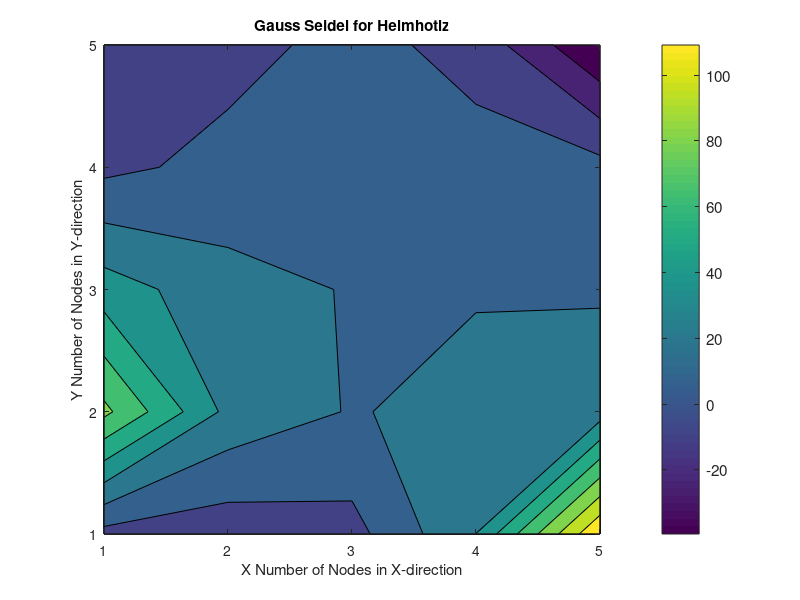
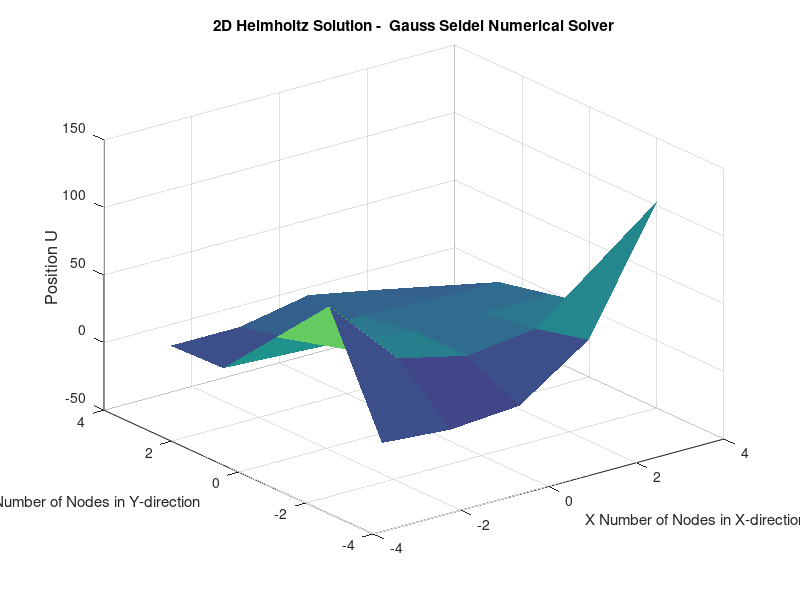

Source code (MATLAB) for these figures, in order:
%   2D Helmholtz Equation
%   Daniel Cariel
%       This code 


%SURFACE REGION FOR HELMHOLTZ EQUATION 
clc; clear all;
n=input('Input value of n:'); %Mesh size for Gauss Seidel approximation. Number of nodes
a_x= -pi; %Lower boundary in the x-axis
b_x= pi;  %Upper boundary in the y-axis 
a_y= -pi; %Lower boundary in the x-axis
b_y= pi;  %Upper boundary in the y-axis
x= linspace(a_x,b_y,n); %x vector describing nodes in the x-axis
y= linspace(a_y,b_y,n); %y vector describing nodes in the y-axis

%Discretization Coefficients and initial guess 
gamma=0;      %Wave constant 
h= (2*b_x)/n; %Discretization step
u= zeros(n);  %Initial guess for gauss seidel approximation 

%%BOUNDARY CONDITIONS
%Dirishlet:

u(:,1)= b_y.*((b_y-a_y).^2)+ ((x(:)-a_x)./(b_x-a_x)).*(((b_y-a_y).^2).*cos(pi.*(b_y/a_y))-b_y.*(b_y-a_y).^2); %Boundary condition at the left edge of the prescribed region

u(n,:)= ((y(:)-a_y).^2).*cos(pi.*(y(:)/a_y)); %Boundary condition at the 
 
u(1,:)= y(:).*(y(:)-a_y).^2; %Boundary condition at the top edge of the prescribed region 

%GAUSS SEIDEL ITERATIONS
F=zeros(n); %Initia matrix for the forcing function of in the Helmholtz Equation 
error=1; %Initial value of the error for the Gauss Seidel numerical solver
iteration=0; %Iteration counter intended to keep track of the convergence rate of the code 

while max(error(:))>=1e-6   %Gauss Seidel iterations will continue until the error is within the desired tolerance 1e-6
  iteration=iteration+1;    %Iteration step
  u_0=u;                    %Solution of u from previous iteration. It is used to calculate the error
    for i=2:n-1
        for j=2:n-1
          F(i,j)= cos((pi/2)*(2*((x(i)-a_x)/(b_x-a_x))+1))*sin((pi*y(j)-a_y)/(b_y-a_y));    %Forcing function describing the problem 
          u(i,j)= (1/((gamma*h^2)-4))*((h^2)*F(i,j)-(u(i+1,j)+u(i-1,j)+u(i,j+1)+u(i,j-1))); % Discretization solution of the 2D Helmholtz equation
        end 
        u(i,n)= (1/((gamma*h^2)-4))*((h^2)*F(i,j)-(u(i+1,j)+u(i-1,j)+u(i,j+1)+u(i,j+1)));   %Neumann boundary condition applied to the bottom edge of the prescribed region 
    end
     u_f=u;                             %Solution of u from most recent iteration. It is compared with the previous iteration to calculate the error
     error= abs((u_f-u_0)./(u_f));      %Error calculation. The error drives the Gauss Seidel solver until tolerance is reached
end 


%PLOT OF THE RESULTS
% 2D contour of the surface
figure      
contourf(u) 
colorbar('location','eastoutside','fontSize',11);
xlabel('X Number of Nodes in X-direction','fontSize',11); %3D figure lable on the x axis
ylabel('Y Number of Nodes in Y-direction','fontSize',11); %3D figure lable on the y axis
title('Gauss Seidel for Helmhotlz') 
% 3D surface graph of the solution 
figure
surf(x,y,u,'EdgeColor','none')
xlabel('X Number of Nodes in X-direction','fontSize',11); %3D figure lable on the x axis
ylabel('Y Number of Nodes in Y-direction','fontSize',11); %3D figure lable on the y axis
zlabel('Position U','fontSize',12);                       %3D figure lable on the z axis
title('2D Helmholtz Solution -  Gauss Seidel Numerical Solver');
